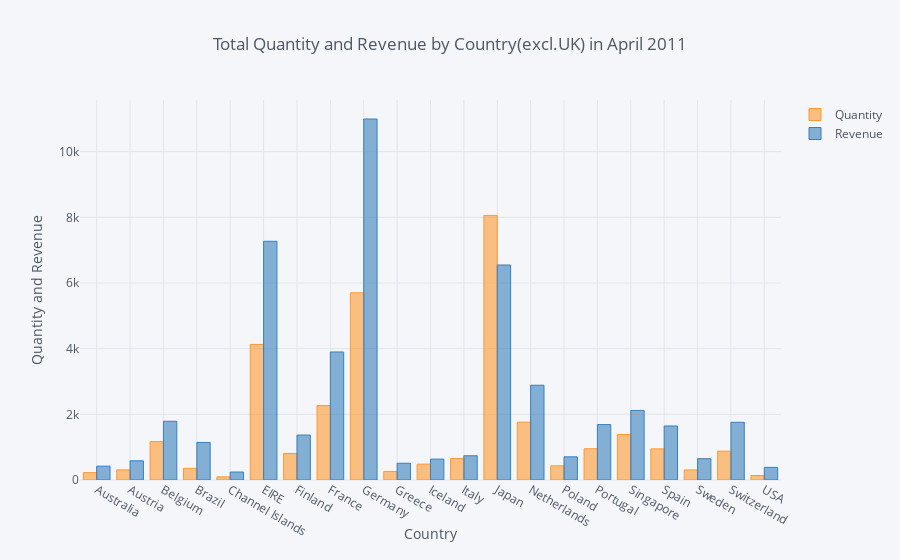

The code cell stored with this chart in its notebook:
### Code cell
df.iplot(kind='bar', x='Country', xTitle='Country',
           yTitle='Quantity and Revenue', title='Total Quantity and Revenue by Country(excl.UK) in April 2011')

### Figure 1 — Plotly figure (JSON) as saved in the notebook; plotly's stock layout.template omitted (floating-point values rounded to 4 significant figures)
{"data": [{"marker": {"color": "rgba(255, 153, 51, 0.6)", "line": {"color": "rgba(255, 153, 51, 1.0)", "width": 1}}, "name": "Quantity", "orientation": "v", "text": "", "type": "bar", "uid": "01805167-eacf-4a3a-854c-48288c90b70c", "x": ["Australia", "Austria", "Belgium", "Brazil", "Channel Islands", "EIRE", "Finland", "France", "Germany", "Greece", "Iceland", "Italy", "Japan", "Netherlands", "Poland", "Portugal", "Singapore", "Spain", "Sweden", "Switzerland", "USA"], "y": [224, 308, 1170, 356, 96, 4129, 810, 2265, 5702, 260, 483, 653, 8058, 1762, 432, 951, 1384, 948, 306, 878, 137]}, {"marker": {"color": "rgba(55, 128, 191, 0.6)", "line": {"color": "rgba(55, 128, 191, 1.0)", "width": 1}}, "name": "Revenue", "orientation": "v", "text": "", "type": "bar", "uid": "7ca03170-de24-4cf4-b015-643ecc3a93c9", "x": ["Australia", "Austria", "Belgium", "Brazil", "Channel Islands", "EIRE", "Finland", "France", "Germany", "Greece", "Iceland", "Italy", "Japan", "Netherlands", "Poland", "Portugal", "Singapore", "Spain", "Sweden", "Switzerland", "USA"], "y": [421.6, 584.8, 1788.0, 1144.0, 243.0, 7270.0, 1369.0, 3899.0, 10990.0, 509.7, 636.2, 737.8, 6549.0, 2887.0, 705.8, 1688.0, 2119.0, 1646.0, 649.1, 1757.0, 383.9]}], "layout": {"legend": {"bgcolor": "#F5F6F9", "font": {"color": "#4D5663"}}, "paper_bgcolor": "#F5F6F9", "plot_bgcolor": "#F5F6F9", "title": {"font": {"color": "#4D5663"}, "text": "Total Quantity and Revenue by Country(excl.UK) in April 2011"}, "xaxis": {"gridcolor": "#E1E5ED", "showgrid": true, "tickfont": {"color": "#4D5663"}, "title": {"font": {"color": "#4D5663"}, "text": "Country"}, "zerolinecolor": "#E1E5ED"}, "yaxis": {"gridcolor": "#E1E5ED", "showgrid": true, "tickfont": {"color": "#4D5663"}, "title": {"font": {"color": "#4D5663"}, "text": "Quantity and Revenue"}, "zerolinecolor": "#E1E5ED"}}}
